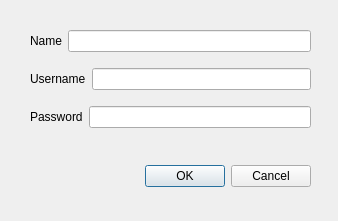
<?xml version="1.0" encoding="UTF-8"?>
<ui version="4.0">
 <class>Dialog1</class>
 <widget class="QDialog" name="Dialog1">
  <property name="geometry">
   <rect>
    <x>0</x>
    <y>0</y>
    <width>338</width>
    <height>221</height>
   </rect>
  </property>
  <property name="windowTitle">
   <string>Dialog</string>
  </property>
  <widget class="QDialogButtonBox" name="buttonBox">
   <property name="geometry">
    <rect>
     <x>30</x>
     <y>160</y>
     <width>281</width>
     <height>32</height>
    </rect>
   </property>
   <property name="orientation">
    <enum>Qt::Horizontal</enum>
   </property>
   <property name="standardButtons">
    <set>QDialogButtonBox::Cancel|QDialogButtonBox::Ok</set>
   </property>
  </widget>
  <widget class="QWidget" name="layoutWidget">
   <property name="geometry">
    <rect>
     <x>30</x>
     <y>20</y>
     <width>281</width>
     <height>121</height>
    </rect>
   </property>
   <layout class="QVBoxLayout" name="verticalLayout">
    <item>
     <layout class="QHBoxLayout" name="horizontalLayout">
      <item>
       <widget class="QLabel" name="label">
        <property name="text">
         <string>Name</string>
        </property>
       </widget>
      </item>
      <item>
       <widget class="QLineEdit" name="txtname"/>
      </item>
     </layout>
    </item>
    <item>
     <layout class="QHBoxLayout" name="horizontalLayout_2">
      <item>
       <widget class="QLabel" name="label_2">
        <property name="text">
         <string>Username</string>
        </property>
       </widget>
      </item>
      <item>
       <widget class="QLineEdit" name="txtuname"/>
      </item>
     </layout>
    </item>
    <item>
     <layout class="QHBoxLayout" name="horizontalLayout_4">
      <item>
       <widget class="QLabel" name="label_4">
        <property name="text">
         <string>Password</string>
        </property>
       </widget>
      </item>
      <item>
       <widget class="QLineEdit" name="txtpass">
        <property name="inputMask">
         <string/>
        </property>
        <property name="echoMode">
         <enum>QLineEdit::Password</enum>
        </property>
       </widget>
      </item>
     </layout>
    </item>
   </layout>
  </widget>
 </widget>
 <resources/>
 <connections>
  <connection>
   <sender>buttonBox</sender>
   <signal>accepted()</signal>
   <receiver>Dialog1</receiver>
   <slot>accept()</slot>
   <hints>
    <hint type="sourcelabel">
     <x>248</x>
     <y>254</y>
    </hint>
    <hint type="destinationlabel">
     <x>157</x>
     <y>274</y>
    </hint>
   </hints>
  </connection>
  <connection>
   <sender>buttonBox</sender>
   <signal>rejected()</signal>
   <receiver>Dialog1</receiver>
   <slot>reject()</slot>
   <hints>
    <hint type="sourcelabel">
     <x>316</x>
     <y>260</y>
    </hint>
    <hint type="destinationlabel">
     <x>286</x>
     <y>274</y>
    </hint>
   </hints>
  </connection>
 </connections>
</ui>
